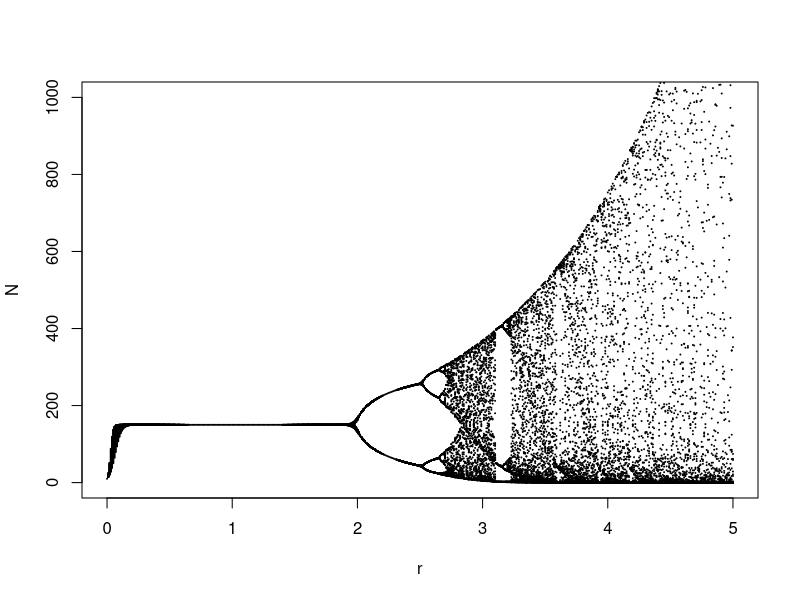

Recreate this plot in R.
#!/usr/bin/Rscript
#Author: "Emma Fox (eafox@ucla.edu)"

#Define Function
RickMod<-function(N0=10,rd=0.5,kk=500,ttMax=15,doPlot=TRUE){
  #simulate logistic growth
  NN<-matrix(NA,nrow=1,ncol=ttMax+1)
  NN[1]<-N0
  
  for (tt in 1:ttMax){
    NN[tt+1] <- NN[tt] * exp(rd * (1 - (NN[tt] / kk)))
  }
  
  #plots get produced outside workspace
  if (doPlot==TRUE){
    plot(0:ttMax,NN,xlab="Time",ylab="Population Size",col="blue")
  }
  
  return(NN)
}

#List of parameter values
rmax=5
rdVals <- seq(0, rmax, by = 0.01)

#Open pdf to store
pdf("../Results/Bifurcation.pdf")

#Empty plot to add points to
plot(-1, -1, xlim = c(0, rmax), ylim = c(0, 1000), xlab = "r", ylab = "N")

for (ii in 1:length(rdVals)) {
  nVec <- RickMod(N0=10,rd=rdVals[ii],kk=150,ttMax=100,doPlot = FALSE)
  nPts <- unique(nVec[40:100])
  points(rep(rdVals[ii], length(nPts)), nPts, cex = 0.1, pch = 19)
}

dev.off()